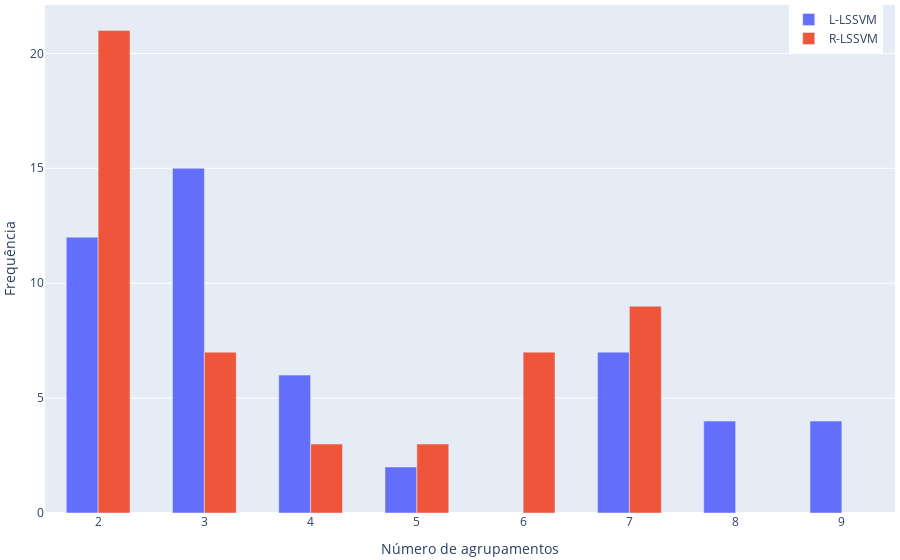
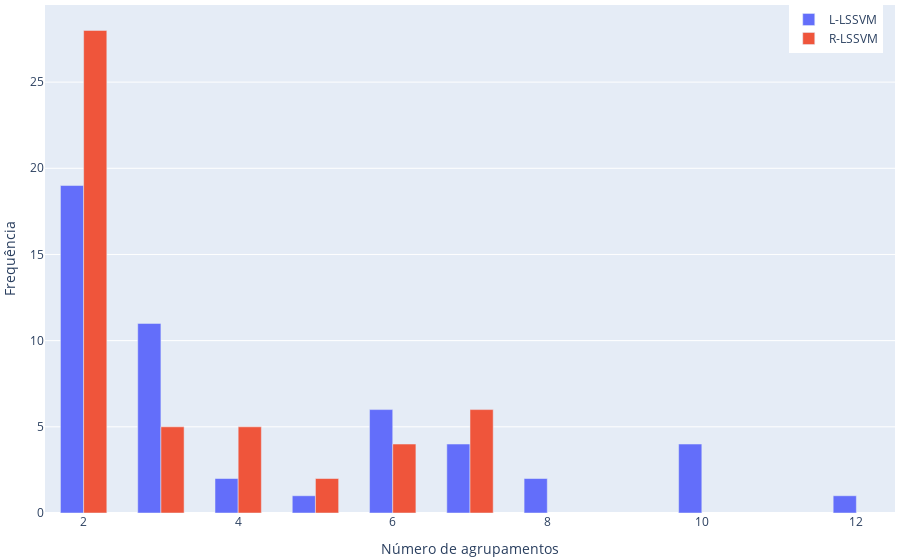
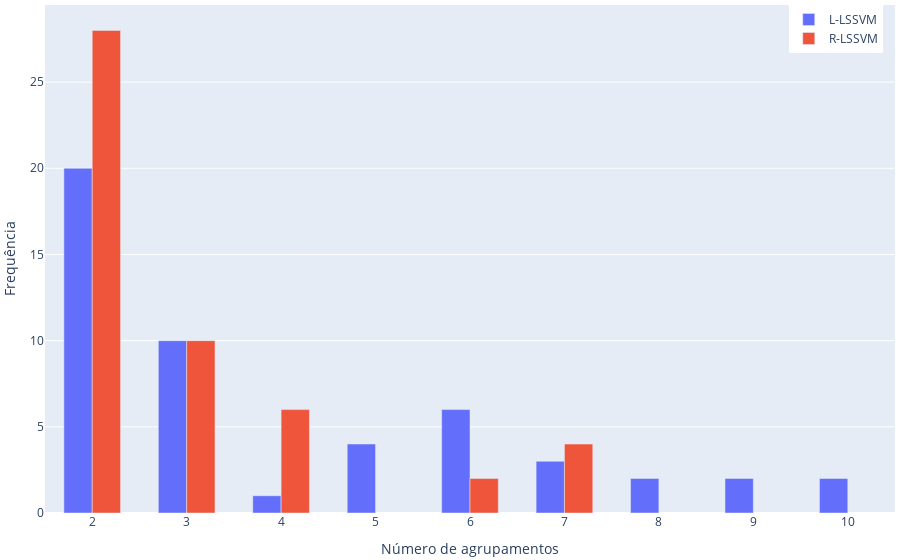
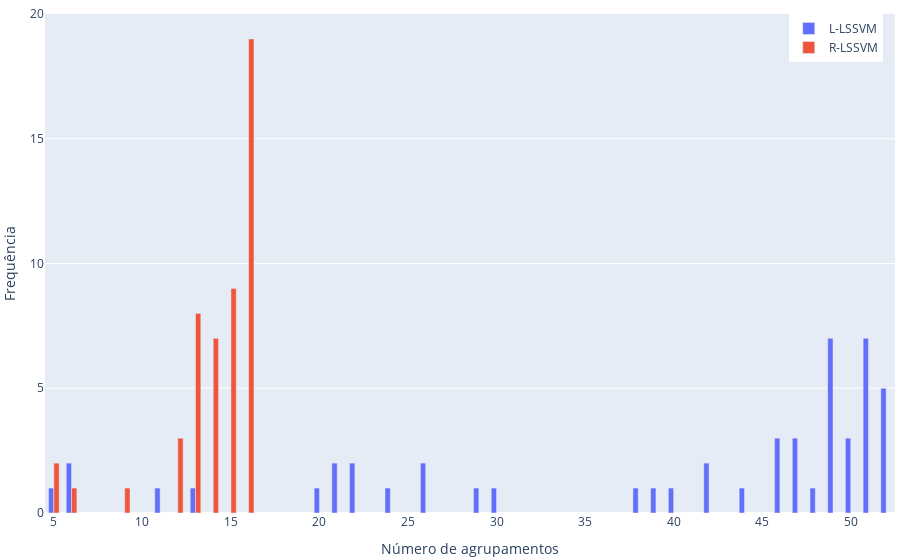

The cell these charts' notebook holds for them, in order:
### Markdown cell above
#### 2. Comparing regional and local frameworks in terms of optimal number of prototypes

### Code cell
ResultProcessor.process_results_in_multiple_datasets(ds_names, _dataframes_dict, ResultProcessor.compare_local_regional_k_optimal)

### Figure 1 — Plotly figure (JSON) as saved in the notebook; plotly's stock layout.template omitted (floating-point values rounded to 4 significant figures)
{"data": [{"name": "L-LSSVM", "type": "bar", "x": [3, 2, 7, 4, 8, 9, 5], "y": [15, 12, 7, 6, 4, 4, 2]}, {"name": "R-LSSVM", "type": "bar", "x": [2, 7, 3, 6, 4, 5], "y": [21, 9, 7, 7, 3, 3]}], "layout": {"bargap": 0.4, "barmode": "group", "legend": {"x": 0.875, "y": 1}, "margin": {"b": 20, "l": 20, "r": 5, "t": 5}, "showlegend": true, "xaxis": {"title": {"text": "Número de agrupamentos"}}, "yaxis": {"title": {"text": "Frequência"}}}}

### Figure 2 — Plotly figure (JSON) as saved in the notebook; plotly's stock layout.template omitted (floating-point values rounded to 4 significant figures)
{"data": [{"name": "L-LSSVM", "type": "bar", "x": [2, 3, 6, 7, 10, 4, 8, 5, 12], "y": [19, 11, 6, 4, 4, 2, 2, 1, 1]}, {"name": "R-LSSVM", "type": "bar", "x": [2, 7, 4, 3, 6, 5], "y": [28, 6, 5, 5, 4, 2]}], "layout": {"bargap": 0.4, "barmode": "group", "legend": {"x": 0.875, "y": 1}, "margin": {"b": 20, "l": 20, "r": 5, "t": 5}, "showlegend": true, "xaxis": {"title": {"text": "Número de agrupamentos"}}, "yaxis": {"title": {"text": "Frequência"}}}}

### Figure 3 — Plotly figure (JSON) as saved in the notebook; plotly's stock layout.template omitted (floating-point values rounded to 4 significant figures)
{"data": [{"name": "L-LSSVM", "type": "bar", "x": [2, 3, 6, 5, 7, 10, 9, 8, 4], "y": [20, 10, 6, 4, 3, 2, 2, 2, 1]}, {"name": "R-LSSVM", "type": "bar", "x": [2, 3, 4, 7, 6], "y": [28, 10, 6, 4, 2]}], "layout": {"bargap": 0.4, "barmode": "group", "legend": {"x": 0.875, "y": 1}, "margin": {"b": 20, "l": 20, "r": 5, "t": 5}, "showlegend": true, "xaxis": {"title": {"text": "Número de agrupamentos"}}, "yaxis": {"title": {"text": "Frequência"}}}}

### Figure 4 — Plotly figure (JSON) as saved in the notebook; plotly's stock layout.template omitted (floating-point values rounded to 4 significant figures)
{"data": [{"name": "L-LSSVM", "type": "bar", "x": [51, 49, 52, 46, 47, 50, 22, 26, 6, 21, 42, 20, 24, 11, 38, 44, 48, 40, 29, 30, 39, 13, 5], "y": [7, 7, 5, 3, 3, 3, 2, 2, 2, 2, 2, 1, 1, 1, 1, 1, 1, 1, 1, 1, 1, 1, 1]}, {"name": "R-LSSVM", "type": "bar", "x": [16, 15, 13, 14, 12, 5, 9, 6], "y": [19, 9, 8, 7, 3, 2, 1, 1]}], "layout": {"bargap": 0.4, "barmode": "group", "legend": {"x": 0.875, "y": 1}, "margin": {"b": 20, "l": 20, "r": 5, "t": 5}, "showlegend": true, "xaxis": {"title": {"text": "Número de agrupamentos"}}, "yaxis": {"title": {"text": "Frequência"}}}}
